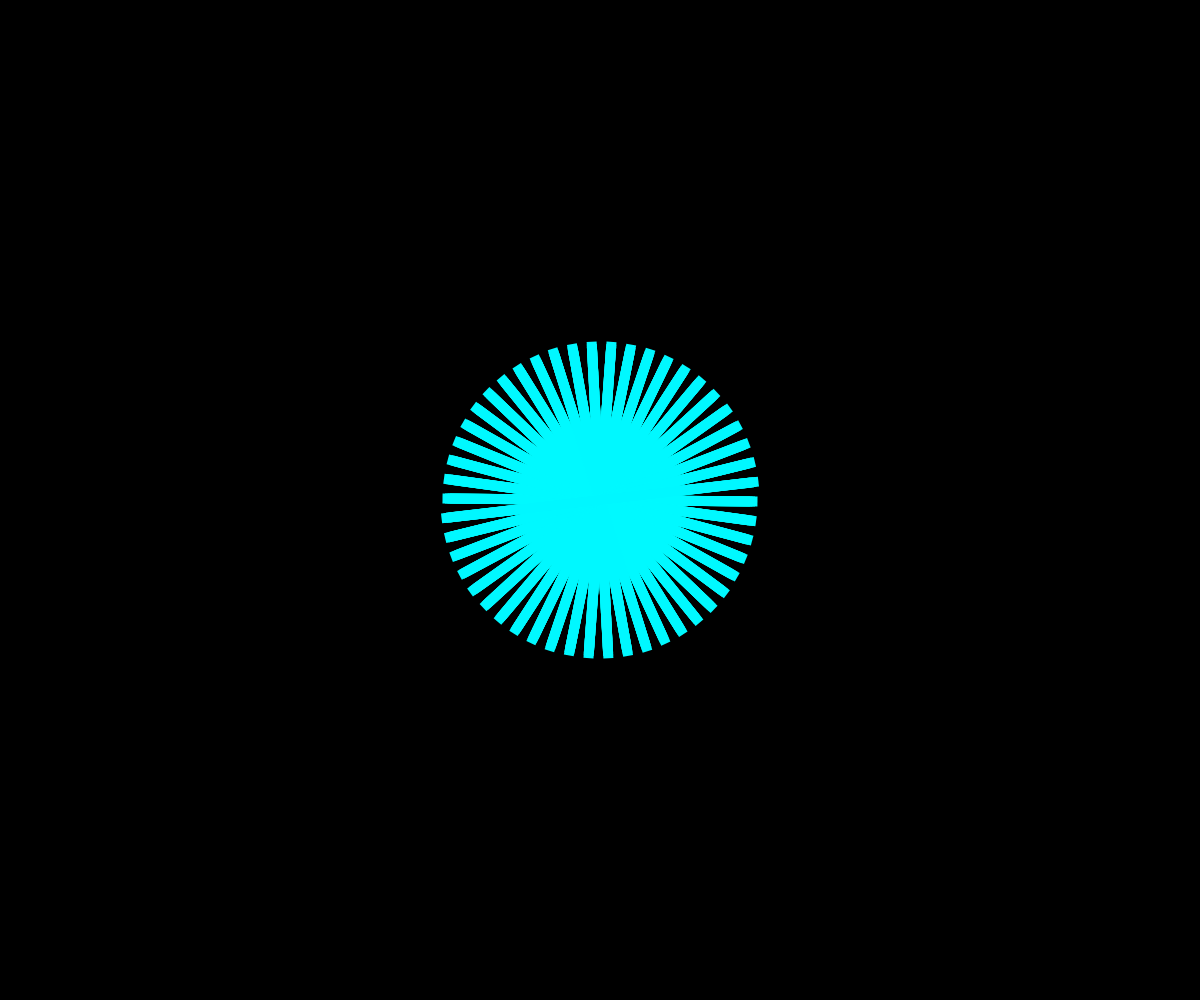
Frame 1 (no input)
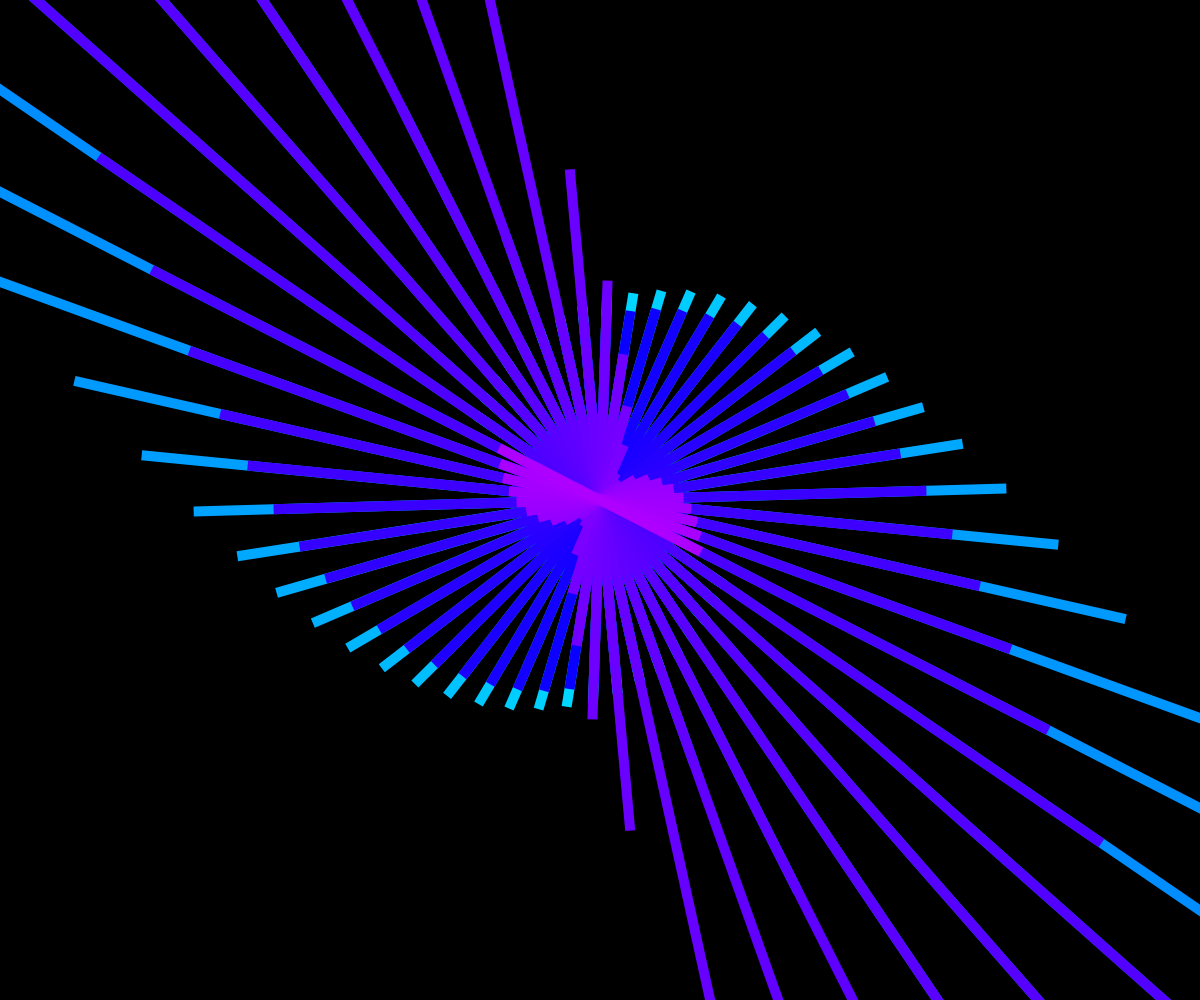
Frame 60 (no input)
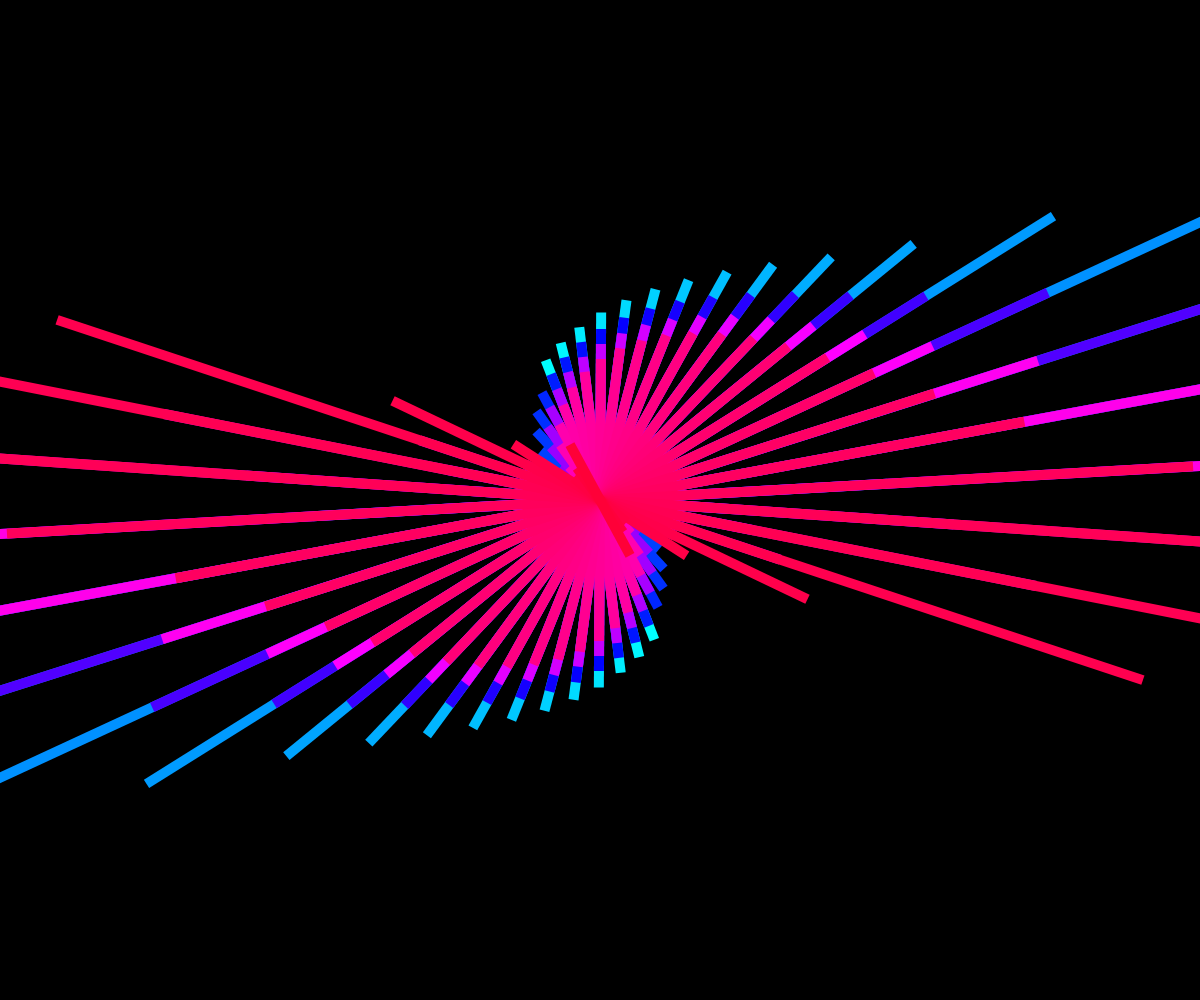
Frame 120 (the mouse pressed at the canvas centre since frame 60)

The p5.js sketch that drew these frames (run headless with seeded random() and noise() and a simulated clock; from frame 60 on, the mouse is pressed at the canvas centre):

// p5.js sketch
// ── sketch.js
function setup() {
	createCanvas(windowWidth, windowHeight);
  rectMode(CENTER);
  colorMode(HSL, 100);
  background(255, 0, 0);
}

function draw() {
  background(255, 0, 0);
  translate(width / 2, height / 2);
  drawCircle(Math.sin(frameCount * 0.001));
}

function drawCircle(s) {
  for (var i = 0; i < 100; i ++) {
    var hue = color(Math.sin(s * i * 0.1) * 50 + 50, 100, 50);
    fill(hue, 100, 60);
    noStroke();
    push();
    rotate(i * 2 * PI / 50 + frameCount * 0.01);
    var w = Math.floor(Math.tan(i * s) * 200 + 300);
    rect(0, 0, w, 10);
    pop();
  }
}
